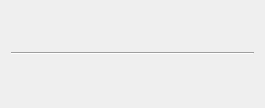
<?xml version="1.0" encoding="UTF-8"?>
<ui version="4.0">
 <class>TripodSearchItem</class>
 <widget class="QWidget" name="TripodSearchItem">
  <property name="geometry">
   <rect>
    <x>0</x>
    <y>0</y>
    <width>265</width>
    <height>108</height>
   </rect>
  </property>
  <property name="windowTitle">
   <string>Form</string>
  </property>
  <layout class="QVBoxLayout" name="vLayoutMain">
   <item>
    <layout class="QHBoxLayout" name="hLayoutMain"/>
   </item>
   <item>
    <widget class="Line" name="line">
     <property name="orientation">
      <enum>Qt::Horizontal</enum>
     </property>
    </widget>
   </item>
  </layout>
 </widget>
 <resources/>
 <connections/>
</ui>
